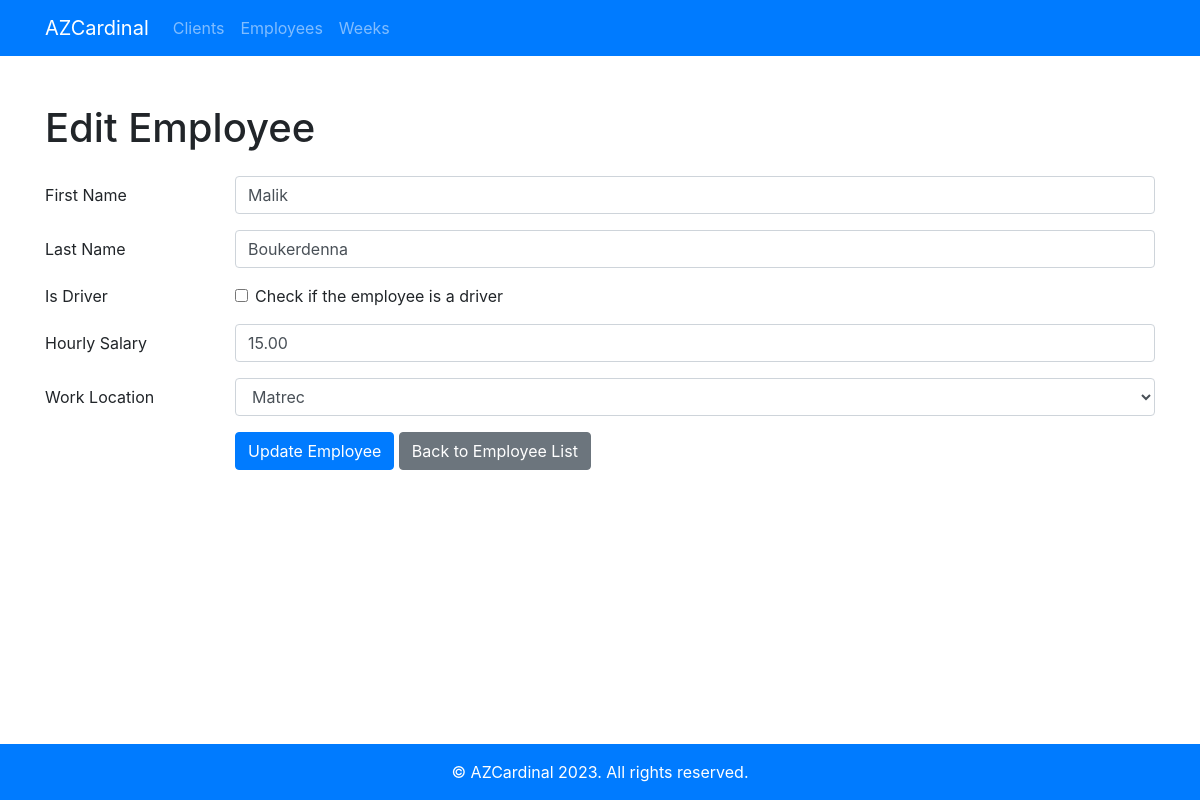
The page /employees/update/1/ on the database as committed earlier.
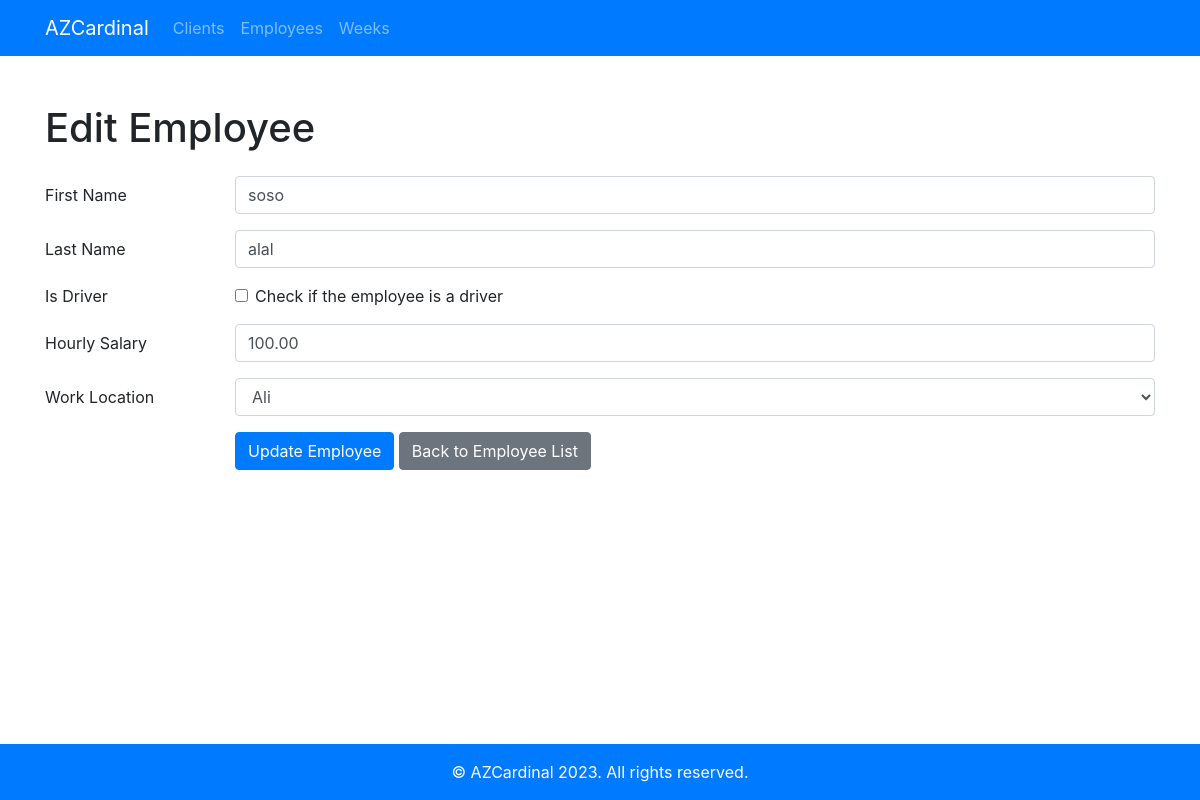
The same page on the database as committed later.
### employees/models.py (models this page shows, shortened)
class Employee(models.Model):
    first_name = models.CharField(max_length=50)
    last_name = models.CharField(max_length=50)
    is_driver = models.BooleanField(default=False)
    hourly_salary = models.DecimalField(max_digits=5, decimal_places=2)
    work_location = models.ForeignKey(Client, on_delete=models.CASCADE)

### employees/views.py (the view)
# urls.py: path('update/<int:pk>/', views.employee_update, name='employee_update'),
def employee_update(request, pk):
    employee = Employee.objects.get(pk=pk)
    form = EmployeeForm(request.POST or None, instance=employee)
    if form.is_valid():
        form.save()
        return redirect('employees:employee_list')
    return render(request, 'employees/employee_form.html', {'form': form})

### employees/forms.py
class EmployeeForm(forms.ModelForm):
    class Meta:
        model = Employee
        fields = ['first_name', 'last_name', 'is_driver', 'hourly_salary', 'work_location']

### clients/models.py (called while the page is built)
    def __str__(self):
        return self.name

### employees/templates/employees/employee_form.html (shortened to what this page needs)
{% extends 'clients/base.html' %}
{% load widget_tweaks %}
{% block content %}
    <h1 class="mb-4">{% if form.instance.pk %}Edit{% else %}Add{% endif %} Employee</h1>
    <form method="post">
        <div class="form-group row">
            <label for="{{ form.first_name.id_for_label }}" class="col-sm-2 col-form-label">First Name</label>
            <div class="col-sm-10">
                {{ form.first_name|add_class:'form-control' }}
            </div>
        </div>
        <div class="form-group row">
            <label for="{{ form.last_name.id_for_label }}" class="col-sm-2 col-form-label">Last Name</label>
            <div class="col-sm-10">
                {{ form.last_name|add_class:'form-control' }}
            </div>
        </div>
        <div class="form-group row">
            <div class="col-sm-2">Is Driver</div>
            <div class="col-sm-10">
                <div class="form-check">
                    {{ form.is_driver|add_class:'form-check-input' }}
                    <label class="form-check-label" for="{{ form.is_driver.id_for_label }}">
                        Check if the employee is a driver
                    </label>
                </div>
            </div>
        </div>
        <div class="form-group row">
            <label for="{{ form.hourly_salary.id_for_label }}" class="col-sm-2 col-form-label">Hourly Salary</label>
            <div class="col-sm-10">
                {{ form.hourly_salary|add_class:'form-control' }}
            </div>
        </div>
        <div class="form-group row">
            <label for="{{ form.work_location.id_for_label }}" class="col-sm-2 col-form-label">Work Location</label>
            <div class="col-sm-10">
                {{ form.work_location|add_class:'form-control' }}
            </div>
        </div>
        <div class="form-group row">
            <div class="col-sm-10 offset-sm-2">
                <button type="submit" class="btn btn-primary">{% if form.instance.pk %}Update{% else %}Add{% endif %} Employee</button>
                <a href="{% url 'employees:employee_list' %}" class="btn btn-secondary">Back to Employee List</a>
            </div>
        </div>
    </form>
{% endblock %}

Rows that differ between the two databases and show on the page:
changed Employee: first_name "Malik" → "soso"; last_name "Boukerdenna" → "alal"; hourly_salary "15.00" → "100.00"; work_location "Matrec" → "Ali"
